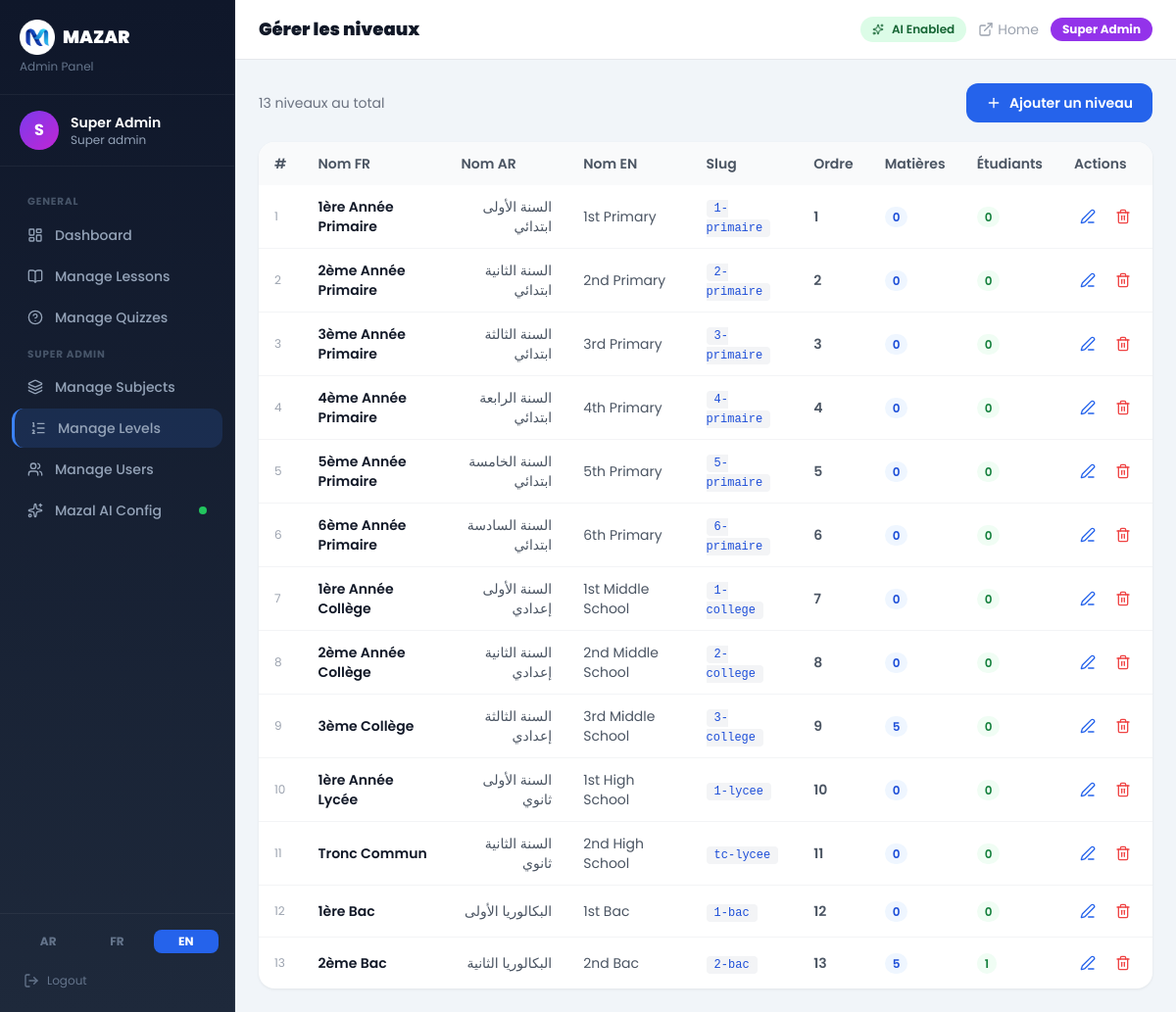
/admin/manage_levels.php?lang=en (signed in), run on the app's committed database.
### tables this page shows
CREATE TABLE `ai_config` (
  `id`            INT UNSIGNED      NOT NULL DEFAULT 1,
  `provider`      VARCHAR(50)       NOT NULL DEFAULT 'groq',
  `model`         VARCHAR(100)      NOT NULL DEFAULT 'llama-3.3-70b-versatile',
  `api_key`       TEXT              DEFAULT NULL,
  `custom_url`    VARCHAR(500)      DEFAULT NULL,
  `system_prompt` TEXT              DEFAULT NULL,
  `enabled`       TINYINT(1)        NOT NULL DEFAULT 1,
  `temperature`   DECIMAL(3,2)      NOT NULL DEFAULT 0.70,
  `max_tokens`    INT UNSIGNED      NOT NULL DEFAULT 1000,
  `updated_at`    DATETIME          NOT NULL DEFAULT CURRENT_TIMESTAMP ON UPDATE CURRENT_TIMESTAMP,
  `updated_by`    INT UNSIGNED      DEFAULT NULL,
  PRIMARY KEY (`id`),
  CONSTRAINT `chk_ai_config_id` CHECK (`id` = 1)
);

CREATE TABLE `levels` (
  `id`        INT UNSIGNED NOT NULL AUTO_INCREMENT,
  `name_ar`   VARCHAR(100) NOT NULL,
  `name_fr`   VARCHAR(100) NOT NULL,
  `name_en`   VARCHAR(100) NOT NULL,
  `slug`      VARCHAR(60)  NOT NULL,
  `order_num` TINYINT      NOT NULL DEFAULT 0,
  PRIMARY KEY (`id`),
  UNIQUE KEY `slug` (`slug`)
);

### admin/manage_levels.php (the view, shortened to what this page needs)
<?php
$db        = getDB();
$levels = $db->query(
    "SELECT l.*,
            (SELECT COUNT(*) FROM subjects s WHERE s.level_id=l.id) AS subject_count,
            (SELECT COUNT(*) FROM users u WHERE u.grade_level_id=l.id) AS student_count
     FROM levels l ORDER BY l.order_num ASC"
)->fetchAll();
require dirname(__DIR__) . '/admin/_layout.php';
?>
<div class="flex justify-between items-center mb-5">
  <p class="text-gray-500 text-sm"><?= count($levels) ?> niveaux au total</p>
  <button onclick="openAddModal()"
          class="flex items-center gap-2 bg-blue-600 hover:bg-blue-700 text-white font-semibold px-5 py-2.5 rounded-xl transition text-sm">
    <i data-lucide="plus" class="w-4 h-4"></i>
    Ajouter un niveau
  </button>
</div>
<div class="admin-card overflow-hidden">
  <div class="overflow-x-auto">
    <table class="dt-table w-full text-sm">
      <thead>
        <tr class="bg-gray-50 text-gray-600 text-left">
          <th class="px-4 py-3 font-semibold">#</th>
          <th class="px-4 py-3 font-semibold">Nom FR</th>
          <th class="px-4 py-3 font-semibold">Nom AR</th>
          <th class="px-4 py-3 font-semibold">Nom EN</th>
          <th class="px-4 py-3 font-semibold">Slug</th>
          <th class="px-4 py-3 font-semibold">Ordre</th>
          <th class="px-4 py-3 font-semibold">Matières</th>
          <th class="px-4 py-3 font-semibold">Étudiants</th>
          <th class="px-4 py-3 font-semibold">Actions</th>
        </tr>
      </thead>
      <tbody class="divide-y divide-gray-100">
        <?php foreach($levels as $level): ?>
        <tr class="hover:bg-gray-50 transition">
          <td class="px-4 py-3 text-gray-400 text-xs"><?= $level['id'] ?></td>
          <td class="px-4 py-3 font-semibold text-gray-900"><?= htmlspecialchars($level['name_fr']) ?></td>
          <td class="px-4 py-3 text-gray-600" dir="rtl"><?= htmlspecialchars($level['name_ar']) ?></td>
          <td class="px-4 py-3 text-gray-600"><?= htmlspecialchars($level['name_en']) ?></td>
          <td class="px-4 py-3"><code class="bg-gray-100 px-2 py-0.5 rounded text-xs text-blue-700"><?= htmlspecialchars($level['slug']) ?></code></td>
          <td class="px-4 py-3 text-gray-600 font-semibold"><?= $level['order_num'] ?></td>
          <td class="px-4 py-3"><span class="bg-blue-50 text-blue-700 text-xs font-semibold px-2 py-0.5 rounded-full"><?= $level['subject_count'] ?></span></td>
          <td class="px-4 py-3"><span class="bg-green-50 text-green-700 text-xs font-semibold px-2 py-0.5 rounded-full"><?= $level['student_count'] ?></span></td>
          <td class="px-4 py-3">
            <div class="flex gap-2">
              <button onclick='openEditModal(<?= json_encode($level) ?>)'
                      class="text-blue-600 hover:bg-blue-50 p-1.5 rounded-lg transition">
                <i data-lucide="edit-3" class="w-4 h-4"></i>
              </button>
              <form method="POST" onsubmit="return confirm('Supprimer ce niveau ? Toutes ses matières et cours seront supprimés.')">
                <button type="submit" class="text-red-500 hover:bg-red-50 p-1.5 rounded-lg transition">
                  <i data-lucide="trash-2" class="w-4 h-4"></i>
                </button>
              </form>
            </div>
          </td>
        </tr>
        <?php endforeach; ?>
      </tbody>
    </table>
  </div>
</div>
<?php require dirname(__DIR__) . '/admin/_layout_end.php'; ?>

### data on the page
levels: id "1", name_fr "1ère Année Primaire", name_ar "السنة الأولى ابتدائي", name_en "1st Primary", slug "1-primaire", order_num "1", subject_count "0", student_count "0"
levels: id "2", name_fr "2ème Année Primaire", name_ar "السنة الثانية ابتدائي", name_en "2nd Primary", slug "2-primaire", order_num "2", subject_count "0", student_count "0"
levels: id "3", name_fr "3ème Année Primaire", name_ar "السنة الثالثة ابتدائي", name_en "3rd Primary", slug "3-primaire", order_num "3", subject_count "0", student_count "0"
levels: id "4", name_fr "4ème Année Primaire", name_ar "السنة الرابعة ابتدائي", name_en "4th Primary", slug "4-primaire", order_num "4", subject_count "0", student_count "0"
levels: id "5", name_fr "5ème Année Primaire", name_ar "السنة الخامسة ابتدائي", name_en "5th Primary", slug "5-primaire", order_num "5", subject_count "0", student_count "0"
levels: id "6", name_fr "6ème Année Primaire", name_ar "السنة السادسة ابتدائي", name_en "6th Primary", slug "6-primaire", order_num "6", subject_count "0", student_count "0"
levels: id "7", name_fr "1ère Année Collège", name_ar "السنة الأولى إعدادي", name_en "1st Middle School", slug "1-college", order_num "7", subject_count "0", student_count "0"
levels: id "8", name_fr "2ème Année Collège", name_ar "السنة الثانية إعدادي", name_en "2nd Middle School", slug "2-college", order_num "8", subject_count "0", student_count "0"
levels: id "9", name_fr "3ème Collège", name_ar "السنة الثالثة إعدادي", name_en "3rd Middle School", slug "3-college", order_num "9", subject_count "5", student_count "0"
levels: id "10", name_fr "1ère Année Lycée", name_ar "السنة الأولى ثانوي", name_en "1st High School", slug "1-lycee", order_num "10", subject_count "0", student_count "0"
levels: id "11", name_fr "Tronc Commun", name_ar "السنة الثانية ثانوي", name_en "2nd High School", slug "tc-lycee", order_num "11", subject_count "0", student_count "0"
levels: id "12", name_fr "1ère Bac", name_ar "البكالوريا الأولى", name_en "1st Bac", slug "1-bac", order_num "12", subject_count "0", student_count "0"
levels: id "13", name_fr "2ème Bac", name_ar "البكالوريا الثانية", name_en "2nd Bac", slug "2-bac", order_num "13", subject_count "5", student_count "1"

### other printed values
t('site_name') "MAZAR"
mb_strtoupper(mb_substr($adminName, 0, 1)) "S"
$adminName "Super Admin"
str_replace('_', ' ', $role) "Super admin"
t('general') "GENERAL"
$label "Dashboard"
$label "Manage Lessons"
$label "Manage Quizzes"
$label "Manage Subjects"
$label "Manage Levels"
$label "Manage Users"
$label "Mazal AI Config"
$l "AR"
$l "FR"
$l "EN"
